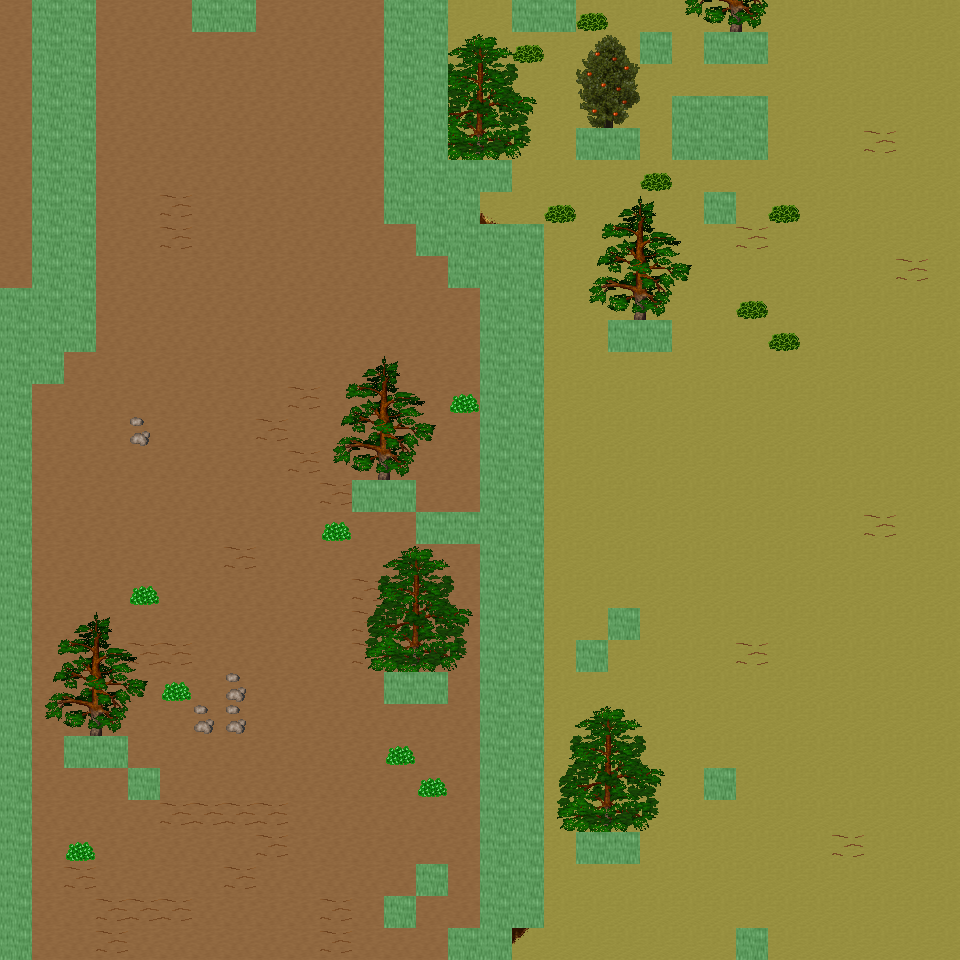

Tiled map render using the project's own tile images. Description and the map definition, with tile-layer contents summarised, below:
An orthogonal 30x30 tile map with 32x32 px tiles, 6 tile layers (Ground, Object, Object2, Above, ...), 47 tilesets and 4 objects (4x mapExit).

<map version="1.0" orientation="orthogonal" renderorder="right-down" width="30" height="30" tilewidth="32" tileheight="32" nextobjectid="5">
  <tileset firstgid="1" name="tileset_ground_ground" tilewidth="32" tileheight="32" tilecount="33" columns="3">
    <image source="../drawable/tileset_ground_ground.png" width="96" height="352" />
  </tileset>
  <tileset firstgid="34" name="tileset_ground_ice_ice" tilewidth="32" tileheight="32" tilecount="3" columns="3">
    <image source="../drawable/tileset_ground_ice_ice.png" width="96" height="32" />
  </tileset>
  <tileset firstgid="37" name="tileset_ground_earth_edges" tilewidth="32" tileheight="32" tilecount="18" columns="6">
    <image source="../drawable/tileset_ground_earth_edges.png" width="192" height="96" />
  </tileset>
  <tileset firstgid="55" name="tileset_ground_rock_pebbles" tilewidth="32" tileheight="32" tilecount="3" columns="1">
    <image source="../drawable/tileset_ground_rock_pebbles.png" width="32" height="96" />
  </tileset>
  <tileset firstgid="58" name="tileset_item_corpse_huge_animal" tilewidth="32" tileheight="32" tilecount="16" columns="2">
    <image source="../drawable/tileset_item_corpse_huge_animal.png" width="64" height="256" />
  </tileset>
  <tileset firstgid="74" name="tileset_plant_flower_daisy_white" tilewidth="32" tileheight="32" tilecount="8" columns="2">
    <image source="../drawable/tileset_plant_flower_daisy_white.png" width="64" height="128" />
  </tileset>
  <tileset firstgid="82" name="tileset_ground_ridge_earth_dark" tilewidth="32" tileheight="32" tilecount="96" columns="12">
    <image source="../drawable/tileset_ground_ridge_earth_dark.png" width="384" height="256" />
  </tileset>
  <tileset firstgid="178" name="tileset_ground_grass_edges" tilewidth="32" tileheight="32" tilecount="36" columns="12">
    <image source="../drawable/tileset_ground_grass_edges.png" width="384" height="96" />
  </tileset>
  <tileset firstgid="214" name="tileset_ground_ridge_ice_2" tilewidth="32" tileheight="32" tilecount="42" columns="7">
    <image source="../drawable/tileset_ground_ridge_ice_2.png" width="224" height="192" />
  </tileset>
  <tileset firstgid="256" name="tileset_ground_ice_glacier" tilewidth="32" tileheight="32" tilecount="1" columns="1">
    <image source="../drawable/tileset_ground_ice_glacier.png" width="32" height="32" />
  </tileset>
  <tileset firstgid="257" name="tileset_ground_ice_edges" tilewidth="32" tileheight="32" tilecount="9" columns="3">
    <image source="../drawable/tileset_ground_ice_edges.png" width="96" height="96" />
  </tileset>
  <tileset firstgid="266" name="tileset_plant_bush_large_brown" tilewidth="32" tileheight="32" tilecount="9" columns="3">
    <image source="../drawable/tileset_plant_bush_large_brown.png" width="96" height="96" />
  </tileset>
  <tileset firstgid="275" name="tileset_ground_ridge_ice" tilewidth="32" tileheight="32" tilecount="42" columns="7">
    <image source="../drawable/tileset_ground_ridge_ice.png" width="224" height="192" />
  </tileset>
  <tileset firstgid="317" name="tileset_plant_bush_various_small" tilewidth="32" tileheight="32" tilecount="9" columns="3">
    <image source="../drawable/tileset_plant_bush_various_small.png" width="96" height="96" />
  </tileset>
  <tileset firstgid="326" name="tileset_ground_rock_rocks_2" tilewidth="32" tileheight="32" tilecount="4" columns="2">
    <image source="../drawable/tileset_ground_rock_rocks_2.png" width="64" height="64" />
  </tileset>
  <tileset firstgid="330" name="tileset_building_decoration_blue_circle" tilewidth="32" tileheight="32" tilecount="4" columns="2">
    <image source="../drawable/tileset_building_decoration_blue_circle.png" width="64" height="64" />
  </tileset>
  <tileset firstgid="334" name="tileset_item_statue_cross" tilewidth="32" tileheight="32" tilecount="1" columns="1">
    <image source="../drawable/tileset_item_statue_cross.png" width="32" height="32" />
  </tileset>
  <tileset firstgid="335" name="tileset_ground_rock_green_crystal" tilewidth="32" tileheight="32" tilecount="9" columns="3">
    <image source="../drawable/tileset_ground_rock_green_crystal.png" width="96" height="96" />
  </tileset>
  <tileset firstgid="344" name="tileset_furniture_light_iron_lamp" tilewidth="32" tileheight="32" tilecount="3" columns="1">
    <image source="../drawable/tileset_furniture_light_iron_lamp.png" width="32" height="96" />
  </tileset>
  <tileset firstgid="347" name="tileset_item_statue_metal_and_stone" tilewidth="32" tileheight="32" tilecount="6" columns="3">
    <image source="../drawable/tileset_item_statue_metal_and_stone.png" width="96" height="64" />
  </tileset>
  <tileset firstgid="353" name="tileset_ground_ladder_horizontal_pale" tilewidth="32" tileheight="32" tilecount="3" columns="1">
    <image source="../drawable/tileset_ground_ladder_horizontal_pale.png" width="32" height="96" />
  </tileset>
  <tileset firstgid="356" name="tileset_plant_bush_bushes" tilewidth="32" tileheight="32" tilecount="10" columns="5">
    <image source="../drawable/tileset_plant_bush_bushes.png" width="160" height="64" />
  </tileset>
  <tileset firstgid="366" name="tileset_item_blood_floor_stain" tilewidth="32" tileheight="32" tilecount="1" columns="1">
    <image source="../drawable/tileset_item_blood_floor_stain.png" width="32" height="32" />
  </tileset>
  <tileset firstgid="367" name="tileset_item_corpse_skull_dark" tilewidth="32" tileheight="32" tilecount="2" columns="2">
    <image source="../drawable/tileset_item_corpse_skull_dark.png" width="64" height="32" />
  </tileset>
  <tileset firstgid="369" name="tileset_furniture_light_flames" tilewidth="32" tileheight="32" tilecount="6" columns="6">
    <image source="../drawable/tileset_furniture_light_flames.png" width="192" height="32" />
  </tileset>
  <tileset firstgid="375" name="tileset_logic_creature_human" tilewidth="32" tileheight="32" tilecount="5" columns="5">
    <image source="../drawable/tileset_logic_creature_human.png" width="160" height="32" />
  </tileset>
  <tileset firstgid="380" name="tileset_logic_creature_elemental" tilewidth="32" tileheight="32" tilecount="16" columns="8">
    <image source="../drawable/tileset_logic_creature_elemental.png" width="256" height="64" />
  </tileset>
  <tileset firstgid="396" name="tileset_logic_collision" tilewidth="32" tileheight="32" tilecount="1" columns="1">
    <image source="../drawable/tileset_logic_collision.png" width="32" height="32" />
  </tileset>
  <tileset firstgid="397" name="tileset_logic_creature_giant_human" tilewidth="32" tileheight="32" tilecount="16" columns="8">
    <image source="../drawable/tileset_logic_creature_giant_human.png" width="256" height="64" />
  </tileset>
  <tileset firstgid="413" name="tileset_plant_tree_taller_trees" tilewidth="32" tileheight="32" tilecount="32" columns="8">
    <image source="../drawable/tileset_plant_tree_taller_trees.png" width="256" height="128" />
  </tileset>
  <tileset firstgid="445" name="tileset_plant_tree_spruce" tilewidth="32" tileheight="32" tilecount="6" columns="2">
    <image source="../drawable/tileset_plant_tree_spruce.png" width="64" height="96" />
  </tileset>
  <tileset firstgid="451" name="tileset_plant_bush_bush_mult_colored" tilewidth="32" tileheight="32" tilecount="6" columns="3">
    <image source="../drawable/tileset_plant_bush_bush_mult_colored.png" width="96" height="64" />
  </tileset>
  <tileset firstgid="457" name="tileset_ground_ice_icehole" tilewidth="32" tileheight="32" tilecount="1" columns="1">
    <image source="../drawable/tileset_ground_ice_icehole.png" width="32" height="32" />
  </tileset>
  <tileset firstgid="458" name="tileset_logic_portal" tilewidth="32" tileheight="32" tilecount="24" columns="8">
    <image source="../drawable/tileset_logic_portal.png" width="256" height="96" />
  </tileset>
  <tileset firstgid="482" name="tileset_building_wall_int_clay" tilewidth="32" tileheight="32" tilecount="100" columns="10">
    <image source="../drawable/tileset_building_wall_int_clay.png" width="320" height="320" />
  </tileset>
  <tileset firstgid="582" name="tileset_plant_tree_pine_tree" tilewidth="32" tileheight="32" tilecount="20" columns="4">
    <image source="../drawable/tileset_plant_tree_pine_tree.png" width="128" height="160" />
  </tileset>
  <tileset firstgid="602" name="tileset_plant_tree_pine_tree_1" tilewidth="32" tileheight="32" tilecount="20" columns="4">
    <image source="../drawable/tileset_plant_tree_pine_tree_1.png" width="128" height="160" />
  </tileset>
  <tileset firstgid="622" name="tileset_plant_stump_hollow_logs" tilewidth="32" tileheight="32" tilecount="6" columns="3">
    <image source="../drawable/tileset_plant_stump_hollow_logs.png" width="96" height="64" />
  </tileset>
  <tileset firstgid="628" name="tileset_plant_stump_small_stump" tilewidth="32" tileheight="32" tilecount="4" columns="2">
    <image source="../drawable/tileset_plant_stump_small_stump.png" width="64" height="64" />
  </tileset>
  <tileset firstgid="632" name="tileset_plant_stump_stump_snow1" tilewidth="32" tileheight="32" tilecount="2" columns="2">
    <image source="../drawable/tileset_plant_stump_stump_snow1.png" width="64" height="32" />
  </tileset>
  <tileset firstgid="634" name="tileset_plant_stump_stump_snow" tilewidth="32" tileheight="32" tilecount="2" columns="2">
    <image source="../drawable/tileset_plant_stump_stump_snow.png" width="64" height="32" />
  </tileset>
  <tileset firstgid="636" name="tileset_building_decoration_rocks" tilewidth="32" tileheight="32" tilecount="6" columns="3">
    <image source="../drawable/tileset_building_decoration_rocks.png" width="96" height="64" />
  </tileset>
  <tileset firstgid="642" name="tileset_ground_rock_rocks" tilewidth="32" tileheight="32" tilecount="4" columns="2">
    <image source="../drawable/tileset_ground_rock_rocks.png" width="64" height="64" />
  </tileset>
  <tileset firstgid="646" name="tileset_plant_tree_snow_on_pine" tilewidth="32" tileheight="32" tilecount="20" columns="4">
    <image source="../drawable/tileset_plant_tree_snow_on_pine.png" width="128" height="160" />
  </tileset>
  <tileset firstgid="666" name="tileset_light_dim_light_5x5" tilewidth="32" tileheight="32" tilecount="25" columns="5">
    <image source="../drawable/tileset_light_dim_light_5x5.png" width="160" height="160" />
  </tileset>
  <tileset firstgid="691" name="tileset_logic_creature_fowl" tilewidth="32" tileheight="32" tilecount="6" columns="6">
    <image source="../drawable/tileset_logic_creature_fowl.png" width="192" height="32" />
  </tileset>
  <tileset firstgid="697" name="tileset_logic_creature_animal" tilewidth="32" tileheight="32" tilecount="32" columns="8">
    <image source="../drawable/tileset_logic_creature_animal.png" width="256" height="128" />
  </tileset>
  <layer name="Ground" width="30" height="30">
    <data>[900 cells, 900 non-empty, 2 distinct tile ids]</data>
  </layer>
  <layer name="Object" width="30" height="30">
    <data>[900 cells, 195 non-empty, 42 distinct tile ids]</data>
  </layer>
  <layer name="Object2" width="30" height="30">
    <data>[900 cells, 2 non-empty, 2 distinct tile ids]</data>
  </layer>
  <layer name="Above" width="30" height="30">
    <data>[900 cells, 114 non-empty, 40 distinct tile ids]</data>
  </layer>
  <layer name="Above2" width="30" height="30">
    <data>[900 cells, 0 non-empty, 0 distinct tile ids]</data>
  </layer>
  <layer name="Walkable" width="30" height="30">
    <data>[900 cells, 145 non-empty, 1 distinct tile ids]</data>
  </layer>
  <objectgroup name="MapEvents">
    <object id="1" name="south" type="mapExit" x="32" y="928" width="416" height="32">
      <properties>
        <property name="map" value="level_0_x68_y26" />
        <property name="x" value="1" />
        <property name="y" value="1" />
      </properties>
    </object>
    <object id="2" name="south2" type="mapExit" x="512" y="928" width="224" height="32">
      <properties>
        <property name="map" value="level_0_x68_y26" />
        <property name="x" value="16" />
        <property name="y" value="1" />
      </properties>
    </object>
    <object id="3" name="south3" type="mapExit" x="768" y="928" width="192" height="32">
      <properties>
        <property name="map" value="level_0_x68_y26" />
        <property name="x" value="24" />
        <property name="y" value="1" />
      </properties>
    </object>
    <object id="4" name="east" type="mapExit" x="928" y="0" width="32" height="960">
      <properties>
        <property name="map" value="level_0_x69_y25" />
        <property name="x" value="1" />
        <property name="y" value="0" />
      </properties>
    </object>
  </objectgroup>
</map>
